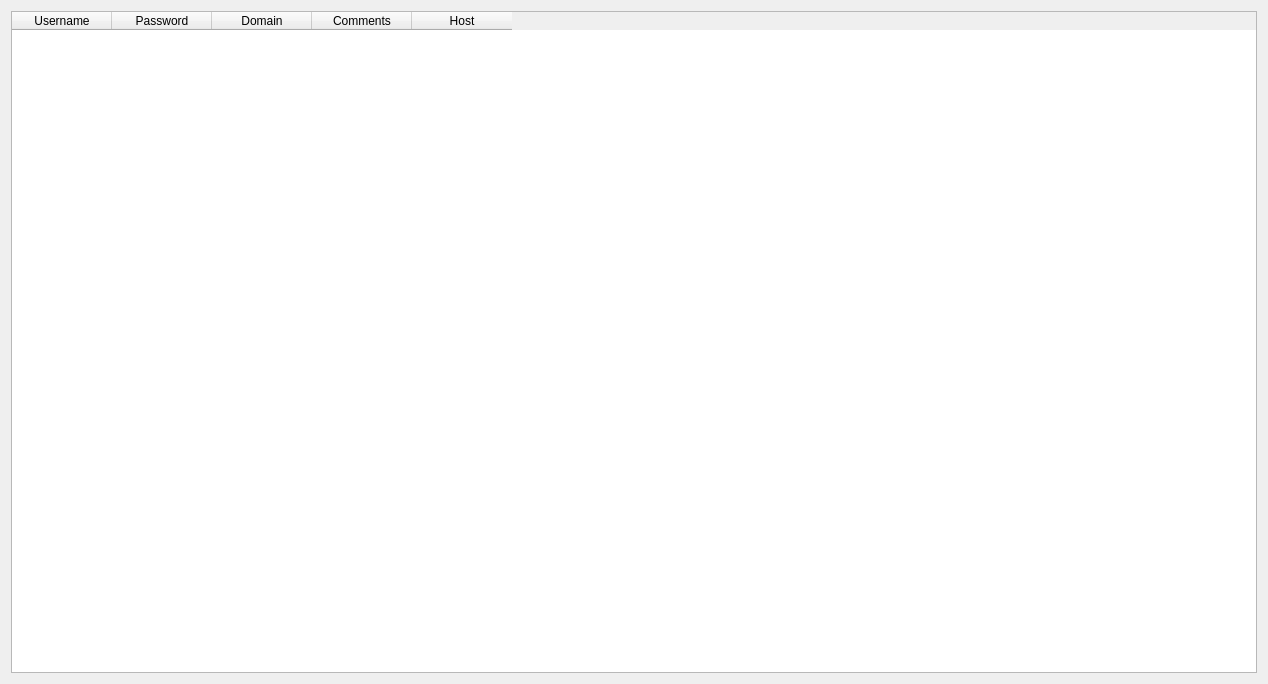
<?xml version="1.0" encoding="UTF-8"?>
<ui version="4.0">
 <class>Form</class>
 <widget class="QWidget" name="Form">
  <property name="geometry">
   <rect>
    <x>0</x>
    <y>0</y>
    <width>1268</width>
    <height>684</height>
   </rect>
  </property>
  <property name="windowTitle">
   <string>Form</string>
  </property>
  <layout class="QGridLayout" name="gridLayout">
   <item row="0" column="0">
    <widget class="QTableWidget" name="secrets_table_widget">
     <property name="verticalScrollBarPolicy">
      <enum>Qt::ScrollBarAsNeeded</enum>
     </property>
     <property name="autoScroll">
      <bool>true</bool>
     </property>
     <column>
      <property name="text">
       <string>Username</string>
      </property>
     </column>
     <column>
      <property name="text">
       <string>Password</string>
      </property>
     </column>
     <column>
      <property name="text">
       <string>Domain</string>
      </property>
     </column>
     <column>
      <property name="text">
       <string>Comments</string>
      </property>
     </column>
     <column>
      <property name="text">
       <string>Host</string>
      </property>
     </column>
    </widget>
   </item>
  </layout>
 </widget>
 <resources/>
 <connections/>
</ui>
